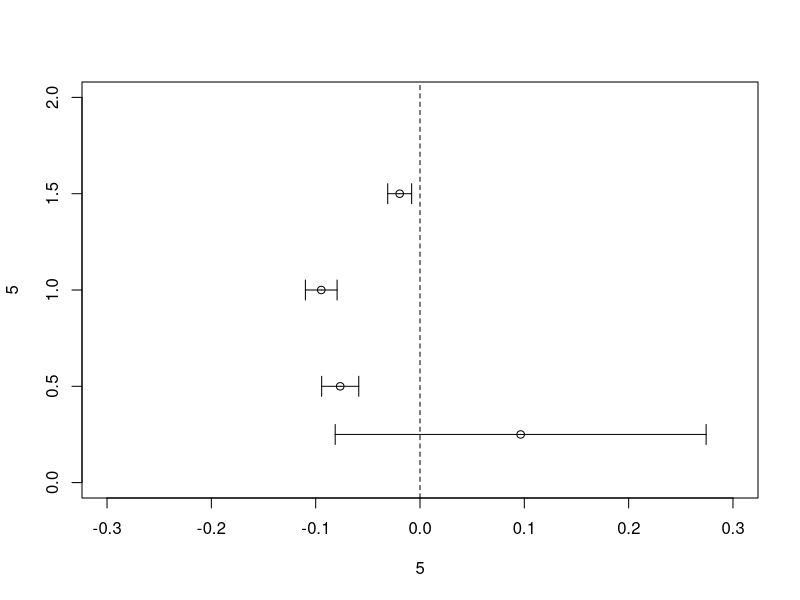

This figure's R source:
plot(5,5,ylim=c(0,2),xlim=c(-0.3,0.3))

abline(v=0,lty=2)
points(-0.09466,1)
arrows(x0=-0.09466,y0=1,x1=(-0.09466+(1.96*0.00775)),y1=1,angle=90,length=0.1)
arrows(x0=-0.09466,y0=1,x1=(-0.09466-(1.96*0.00775)),y1=1,angle=90,length=0.1)

points(-0.01948,1.5)
arrows(x0=-0.01948,y0=1.5,x1=(-0.01948-(1.96* 0.00585)),y1=1.5,angle=90,length=0.1)
arrows(x0=-0.01948,y0=1.5,x1=(-0.01948+(1.96* 0.00585)),y1=1.5,angle=90,length=0.1)


points(-0.0764920 ,0.5)
arrows(x0=-0.0764920 ,y0=0.5,x1=(-0.0764920 -(1.96* 0.0090706)),y1=0.5,angle=90,length=0.1)
arrows(x0=-0.0764920 ,y0=0.5,x1=(-0.0764920 +(1.96* 0.0090706)),y1=0.5,angle=90,length=0.1)


points(0.0964920 ,0.25)
arrows(x0=0.0964920 ,y0=0.25,x1=(0.0964920 -(1.96* 0.090706)),y1=0.25,angle=90,length=0.1)
arrows(x0=0.0964920 ,y0=0.25,x1=(0.0964920 +(1.96* 0.090706)),y1=0.25,angle=90,length=0.1)